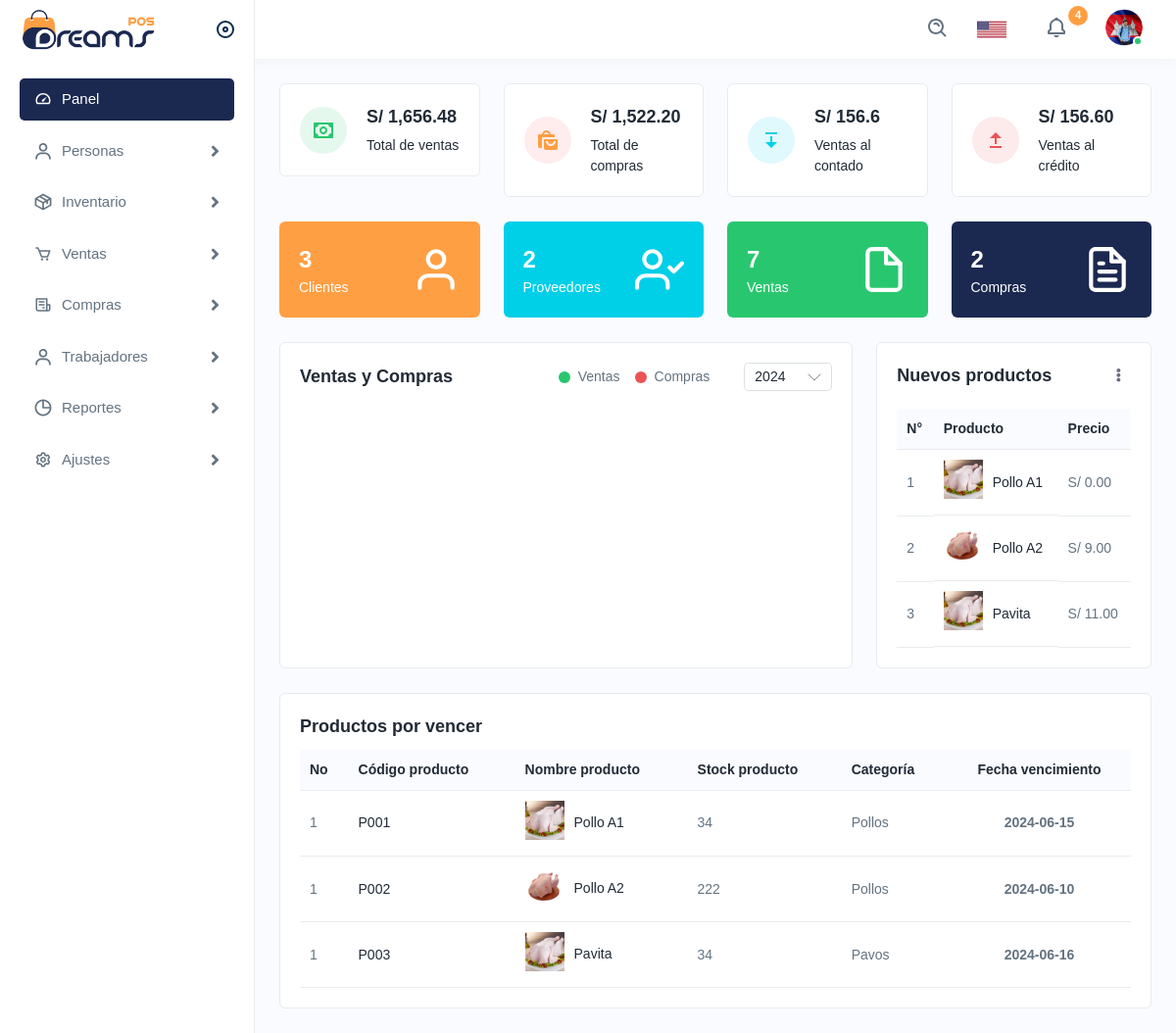
Screenshot of /inicio (signed in) with the database file from the repository.
### tables this page shows
CREATE TABLE `productos` (
  `id_producto` int(11) NOT NULL,
  `id_categoria` int(11) NOT NULL,
  `codigo_producto` varchar(50) NOT NULL,
  `nombre_producto` varchar(100) NOT NULL,
  `precio_producto` decimal(11,2) NOT NULL,
  `stock_producto` int(11) NOT NULL,
  `fecha_vencimiento` date DEFAULT NULL,
  `descripcion_producto` text DEFAULT NULL,
  `imagen_producto` varchar(100) DEFAULT NULL,
  `estado_producto` int(11) DEFAULT 1,
  `fecha_producto` datetime DEFAULT current_timestamp()
);

CREATE TABLE `categorias` (
  `id_categoria` int(11) NOT NULL,
  `nombre_categoria` varchar(100) NOT NULL,
  `descripcion` text DEFAULT NULL,
  `fecha` datetime DEFAULT current_timestamp()
);

### vistas/modulos/inicio.php (the view, shortened to what the rows shown need)
<div class="page-wrapper">
    <div class="content">
        <div class="row">
            <div class="col-lg-4 col-sm-12 col-12 d-flex">
                <div class="card flex-fill">
                    <div class="card-body">
                        <div class="table-responsive dataview">
                            <table class="table datatable ">
                                <thead>
                                    <tr>
                                        <th>N°</th>
                                        <th>Producto</th>
                                        <th>Precio</th>
                                    </tr>
                                </thead>
                                <tbody>
                                    <?php
                                    $item = null;
                                    $valor = null;
                                    $productosNuevos = ControladorProducto::ctrMostrarProductosNuevos($item, $valor);
                                    $contador = 1;
                                    foreach ($productosNuevos as $producto) {
                                    ?>
                                        <tr>
                                            <td><?php echo $contador ?></td>
                                            <td class="productimgname">
                                                <a href="productlist.html" class="product-img">
                                                    <img src="<?php echo substr($producto["imagen_producto"], 3); ?>" alt="product">
                                                </a>
                                                <a href="productlist.html"><?php echo $producto["nombre_producto"] ?></a>
                                            </td>
                                            <td>S/ <?php echo $producto["precio_producto"] ?></td>
                                        </tr>
                                    <?php
                                        $contador++;
                                    }
                                    ?>
                                </tbody>
                            </table>
                        </div>
                    </div>
                </div>
            </div>
        </div>
        <div class="card mb-0">
            <div class="card-body">
                <div class="table-responsive dataview">
                    <table class="table datatable ">
                        <thead>
                            <tr>
                                <th>No</th>
                                <th>Código producto</th>
                                <th>Nombre producto</th>
                                <th>Stock producto</th>
                                <th>Categoría</th>
                                <th class="text-center">Fecha vencimiento</th>
                            </tr>
                        </thead>
                        <tbody>
                            <?php
                            $item = null;
                            $valor = null;
                            $productosPorVencer = ControladorProducto::ctrMostrarProductosFechaVencimientos($item, $valor);
                            $contador = 1;
                            foreach ($productosPorVencer as $producto) {
                            ?>
                                <tr>
                                    <td><?php echo $contador ?></td>
                                    <td><a href="javascript:void(0);"><?php echo $producto["codigo_producto"] ?></a></td>
                                    <td class="productimgname">
                                        <a class="product-img" href="productlist.html">
                                            <img src="<?php echo substr($producto["imagen_producto"], 3); ?>" alt="product">
                                        </a>
                                        <a href="productlist.html"><?php echo $producto["nombre_producto"] ?></a>
                                    </td>
                                    <td><?php echo $producto["stock_producto"] ?></td>
                                    <td><?php echo $producto["nombre_categoria"] ?></td>
                                    <td class="text-center fw-bold"><?php echo $producto["fecha_vencimiento"] ?></td>
                                </tr>
                            <?php
                            }
                            ?>
                        </tbody>
                    </table>
                </div>
            </div>
        </div>
    </div>
</div>

### rows the page displays
productos: imagen_producto (picture), nombre_producto "Pollo A1", precio_producto "0.00", contador "1", codigo_producto "P001", stock_producto "34", id_categoria.nombre_categoria "Pollos", fecha_vencimiento "2024-06-15"
productos: imagen_producto (picture), nombre_producto "Pollo A2", precio_producto "9.00", contador "1", codigo_producto "P002", stock_producto "222", id_categoria.nombre_categoria "Pollos", fecha_vencimiento "2024-06-10"
productos: imagen_producto (picture), nombre_producto "Pavita", precio_producto "11.00", contador "1", codigo_producto "P003", stock_producto "34", id_categoria.nombre_categoria "Pavos", fecha_vencimiento "2024-06-16"

### other values shown
$precioFormateado "1,656.48"
$precioFormateadoCompra "1,522.20"
$sumaTotalVentaContado "156.6"
$precioFormateadoCredito "156.60"
$totalClientes "3"
$totalProveedores "2"
$totalVentasCantidad "7"
$totalComprasCantidad "2"
